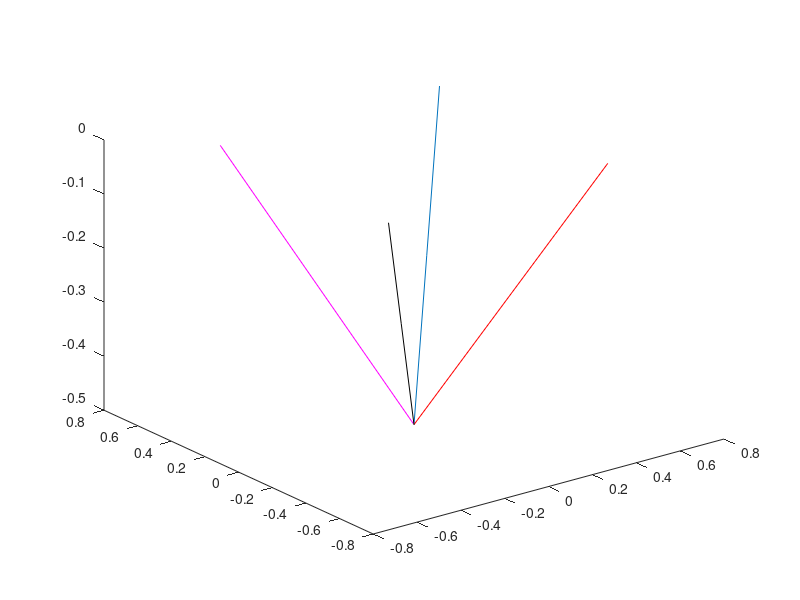
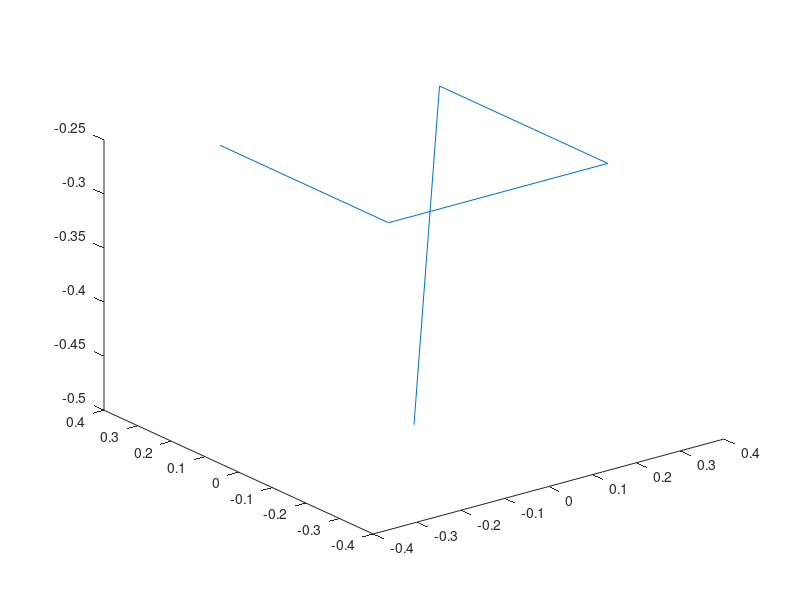

The MATLAB script that drew these images, in order: (Note: this script raises an error after producing the figures.)
clc
clear all
close all

%% make ropes
dl = 0.25;
% rope1
rope1_s = [0,0,-0.5]';
rope1_e = [0.5,0.5,0]';
rope1_nodes = [rope1_s(1):dl:rope1_e(1); rope1_s(2):dl:rope1_e(2); rope1_s(3):dl:rope1_e(3)]';
n_nodes_r1 = size(rope1_nodes,1) - 1;
rope1_edges = [1:n_nodes_r1-1; 2:n_nodes_r1]';

% rope2
rope2_s = rope1_s;
rope2_e = [0.5,-0.5,0]';
rope2_nodes = [rope2_s(1):dl:rope2_e(1); rope2_s(2):-dl:rope2_e(2); rope2_s(3):dl:rope2_e(3)]';
n_nodes_r2 = size(rope2_nodes,1) - 2;
rope2_edges = [1, n_nodes_r1 + 1 : n_nodes_r1 + n_nodes_r2-1; ...
    n_nodes_r1 + 1 , n_nodes_r1 + 2 : n_nodes_r1 + n_nodes_r2]';

% rope3
rope3_s = rope1_s;
rope3_e = [-0.5,-0.5,0]';
rope3_nodes = [rope3_s(1):-dl:rope3_e(1); rope3_s(2):-dl:rope3_e(2); rope3_s(3):dl:rope3_e(3)]';
n_nodes_r3 = size(rope3_nodes,1) - 2;
a = (n_nodes_r1 + n_nodes_r2 + 1) : (n_nodes_r1 + n_nodes_r2 + n_nodes_r3 - 1);
b = (n_nodes_r1 + n_nodes_r2 + 2) : (n_nodes_r1 + n_nodes_r2 + n_nodes_r3);
rope3_edges = [1, a; n_nodes_r1 + n_nodes_r2 + 1, b]';

% rope4
rope4_s = rope1_s;
rope4_e = [-0.5,0.5,0]';
rope4_nodes = [rope4_s(1):-dl:rope4_e(1); rope4_s(2):dl:rope4_e(2); rope4_s(3):dl:rope4_e(3)]';
n_nodes_r4 = size(rope4_nodes,1) - 2;
a = (n_nodes_r1 + n_nodes_r2 + n_nodes_r3 + 1) : (n_nodes_r1 + n_nodes_r2 + n_nodes_r3 + n_nodes_r4 -1);
b = (n_nodes_r1 + n_nodes_r2 + n_nodes_r3 + 2) : (n_nodes_r1 + n_nodes_r2 + n_nodes_r3 + n_nodes_r4);
rope4_edges = [1, a; n_nodes_r1 + n_nodes_r2 + n_nodes_r3 + 1, b]';

figure()
plot3(rope1_nodes(:,1), rope1_nodes(:,2), rope1_nodes(:,3));
hold on;
plot3(rope2_nodes(:,1), rope2_nodes(:,2), rope2_nodes(:,3),'r')
plot3(rope3_nodes(:,1), rope3_nodes(:,2), rope3_nodes(:,3),'k')
plot3(rope4_nodes(:,1), rope4_nodes(:,2), rope4_nodes(:,3),'m')
hold off;

rod_nodes = [rope1_nodes(1:end-1,:); rope2_nodes(2:end-1,:); rope3_nodes(2:end-1,:); rope4_nodes(2:end-1,:)];
rod_edges = [rope1_edges; rope2_edges; rope3_edges; rope4_edges];
figure()
plot3(rod_nodes(:,1), rod_nodes(:,2), rod_nodes(:,3));

%% canopy shell
maxMeshSize = dl*3;
minMeshSize = maxMeshSize/2; % minimum size of the mesh
    
gd = [3; 4; -0.5; 0.5; 0.5; -0.5; -0.5; -0.5; 0.5; 0.5];
g = decsg(gd);
model = createpde;
geometryFromEdges(model,g); % create geometry (rectangle in our case)

% FEMesh = generateMesh(model);
FEMesh = generateMesh(model,'Hmax', maxMeshSize, 'Hmin', ...
     minMeshSize, 'GeometricOrder', 'linear'); % generate the mesh
figure()
pdeplot(model)
axis equal;

shell_nodes = FEMesh.Nodes;
shell_nodes(abs(shell_nodes)<1e-8) = 0;
shell_nodes = [shell_nodes ; zeros(1,size(shell_nodes,2))]';
face_nodes = FEMesh.Elements';
n_rod_nodes = size(rod_nodes,1);
face_nodes = face_nodes + n_rod_nodes.*ones(size(face_nodes,1),3);

Nodes = [rod_nodes;shell_nodes];

%% rod-shell joint edges

rod_shell_joint_edges = [];
% joint 1: rod1 last node and shell node 3
rod_shell_joint_edges = [rod_shell_joint_edges; n_nodes_r1 (3+n_rod_nodes)];

% joint 2: rod2 last node and shell node 2
rod_shell_joint_edges = [rod_shell_joint_edges; (n_nodes_r1 + n_nodes_r2) (2+n_rod_nodes)];

% joint 3: rod3 last node and shell node 1
rod_shell_joint_edges = [rod_shell_joint_edges; (n_nodes_r1 + n_nodes_r2 + n_nodes_r3) (1+n_rod_nodes)];

% joint 4: rod2 last node and shell node 4
rod_shell_joint_edges = [rod_shell_joint_edges; (n_nodes_r1 + n_nodes_r2 + n_nodes_r3 + n_nodes_r4) (4+n_rod_nodes)];


%% write input
filename = 'parachute_input_dl25.txt';
fid = fopen(filename,'w');
if fid ~= -1
    fprintf(fid,'*rodNodes');
    fclose(fid);
end
writematrix(rod_nodes,filename, 'WriteMode','append')
fid = fopen(filename, 'at');
if fid ~= -1
    fprintf(fid,'*shellNodes');
    fclose(fid);
end
writematrix(shell_nodes,filename, 'WriteMode','append')

fid = fopen(filename, 'at');
if fid ~= -1
    fprintf(fid,'*FaceNodes');
    fclose(fid);
end
writematrix(face_nodes,filename, 'WriteMode','append')

fid = fopen(filename, 'at');
if fid ~= -1
    fprintf(fid,'*rodEdges');
    fclose(fid);
end
writematrix(rod_edges,filename, 'WriteMode','append')

fid = fopen(filename, 'at');
if fid ~= -1
    fprintf(fid,'*rodshellJointEdges');
    fclose(fid);
end
writematrix(rod_shell_joint_edges,filename, 'WriteMode','append')

